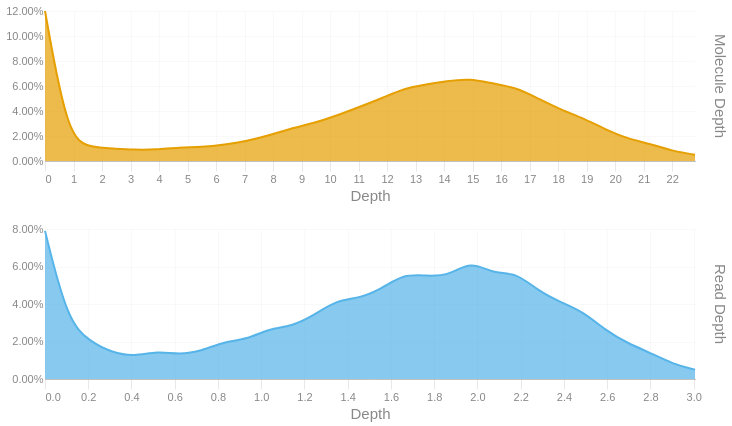

Write notebook code for a chart like this one.
### Code cell
readdep = depth_hist(tb['Read Depth'], q99, 3)
readdep = readdep.with_columns(pl.lit('Read Depth').alias('Metric'))
if not SKIPLR:
    moldep = depth_hist(tb['Molecule Depth'], mol_q99, 1)
    moldep = moldep.with_columns(pl.lit('Molecule Depth').alias('Metric'))
    _hist = pl.concat([readdep, moldep])
    _hist = _hist.filter(pl.col('Proportion') != 0)
    with SafeRender(_hist):
        (
            alt.Chart(_hist)        
            .mark_area(interpolate = "basis")
            .encode(
                x=alt.X('Bin:Q').scale(domainMin=0).axis(alt.Axis(title='Depth')),
                y = alt.Y('Proportion:Q', title = None).axis(format = '.2%'),
                color = alt.Color('Metric:N').legend(None),
                row = alt.Row("Metric:N").header(title = None, labelOrient = 'right'),
                tooltip = [
                    alt.Tooltip("Metric:N", title = "Metric"),
                    alt.Tooltip('Interval:N', title = "Depth Interval"),
                    alt.Tooltip('Proportion:Q', title = "% Alignments").format('.2%')
                ]
            )
            .resolve_scale(x='independent', y='independent')
            .properties(
                height = 150, width = 650,
                usermeta={'embedOptions': {'downloadFileName': f'{samplename}.depth.hist'}}
            )
        ).display()
else:
    readdep = readdep.filter(pl.col('Proportion') != 0)
    with SafeRender(readdep):
        (
            alt.Chart(readdep)        
            .mark_area(interpolate = "basis")
            .encode(
                x=alt.X('Bin:Q').scale(domainMin=0).axis(alt.Axis(title='Depth')),
                y = alt.Y('Proportion:Q', title = None).axis(format = '.2%'),
                tooltip = [
                    alt.Tooltip('Interval:N', title = "Depth Interval"),
                    alt.Tooltip('Proportion:Q', title = "% Alignments").format('.2%')
                ]
            )
            .properties(
                usermeta={'embedOptions': {'downloadFileName': f'{samplename}.depth.hist'}}
            )
        ).display()

### Figure 1 — Vega-Lite specification as saved in the notebook (floating-point values rounded to 4 significant figures)
{"width": 650, "height": 150, "config": {"title": {"anchor": "start", "dy": -15, "fontSize": 18, "color": "#888888", "subtitleColor": "#888888", "subtitleFontSize": 14}, "arc": {"fill": "#0072B2"}, "axis": {"domainColor": "#888888", "domainWidth": 0.5, "gridWidth": 0.2, "grid": false, "titleFontWeight": 400, "titleFontSize": 15, "labelFontSize": 11, "labelColor": "#888888", "tickColor": "#888888", "tickWidth": 0.2, "titleColor": "#888888"}, "axisBand": {"grid": false}, "axisX": {"grid": true, "tickSize": 10, "domainCap": "round"}, "axisY": {"domain": false, "grid": true, "tickSize": 0, "domainCap": "round"}, "background": "transparent", "header": {"labelFontSize": 15, "labelColor": "#888888", "titleFontSize": 15, "titleFontWeight": 600, "titleColor": "#888888"}, "legend": {"labelFont": "sans-serif", "labelFontSize": 12, "labelColor": "#888888", "symbolSize": 100, "symbolType": "circle", "titleFontSize": 12, "titlePadding": 10, "titleColor": "#888888", "title": null}, "range": {"category": ["#E69F00", "#56B4E9", "#009E73", "#F0E442", "#0072B2", "#D55E00", "#CC79A7", "#000000"], "diverging": ["#cfe8f3", "#a2d4ec", "#73bfe2", "#46abdb", "#1696d2", "#12719e"]}, "area": {"fill": "#0072B2", "fillOpacity": 0.7, "line": true, "strokeOpacity": 0.7}, "line": {"color": "#0072B2", "stroke": "#0072B2", "strokeWidth": 2}, "trail": {"color": "#0072B2", "stroke": "#0072B2", "strokeWidth": 0, "size": 1}, "point": {"filled": true, "fillOpacity": 1.0, "size": 95}, "text": {"color": "#888888", "fontSize": 11, "align": "right", "fontWeight": 400, "size": 11}, "bar": {"fill": "#0072B2", "stroke": null}, "view": {"stroke": null, "continuousWidth": 660, "continuousHeight": 400}}, "data": {"name": "data-59fff1a5a7e6b401a48c40595c035e88"}, "mark": {"type": "area", "interpolate": "basis"}, "encoding": {"color": {"field": "Metric", "legend": null, "type": "nominal"}, "row": {"field": "Metric", "header": {"title": null, "labelOrient": "right"}, "type": "nominal"}, "tooltip": [{"field": "Metric", "title": "Metric", "type": "nominal"}, {"field": "Interval", "title": "Depth Interval", "type": "nominal"}, {"field": "Proportion", "format": ".2%", "title": "% Alignments", "type": "quantitative"}], "x": {"axis": {"title": "Depth"}, "field": "Bin", "scale": {"domainMin": 0}, "type": "quantitative"}, "y": {"axis": {"format": ".2%"}, "field": "Proportion", "title": null, "type": "quantitative"}}, "resolve": {"scale": {"x": "independent", "y": "independent"}}, "usermeta": {"embedOptions": {"downloadFileName": "TF26LRJL0061_50B_H_10484332_23Y22YLT4_L7.depth.hist"}}, "$schema": "https://vega.github.io/schema/vega-lite/v6.4.1.json", "datasets": {"data-59fff1a5a7e6b401a48c40595c035e88": [{"Bin": 0.0, "Interval": "0.0-0.104", "Proportion": 0.079, "Metric": "Read Depth"}, {"Bin": 0.104, "Interval": "0.104-0.207", "Proportion": 0.031, "Metric": "Read Depth"}, {"Bin": 0.207, "Interval": "0.207-0.311", "Proportion": 0.02, "Metric": "Read Depth"}, {"Bin": 0.311, "Interval": "0.311-0.415", "Proportion": 0.014, "Metric": "Read Depth"}, {"Bin": 0.415, "Interval": "0.415-0.518", "Proportion": 0.012, "Metric": "Read Depth"}, {"Bin": 0.518, "Interval": "0.518-0.622", "Proportion": 0.015, "Metric": "Read Depth"}, {"Bin": 0.622, "Interval": "0.622-0.726", "Proportion": 0.013, "Metric": "Read Depth"}, {"Bin": 0.726, "Interval": "0.726-0.829", "Proportion": 0.015, "Metric": "Read Depth"}, {"Bin": 0.829, "Interval": "0.829-0.933", "Proportion": 0.02, "Metric": "Read Depth"}, {"Bin": 0.933, "Interval": "0.933-1.037", "Proportion": 0.021, "Metric": "Read Depth"}, {"Bin": 1.037, "Interval": "1.037-1.14", "Proportion": 0.027, "Metric": "Read Depth"}, {"Bin": 1.14, "Interval": "1.14-1.244", "Proportion": 0.028, "Metric": "Read Depth"}, {"Bin": 1.244, "Interval": "1.244-1.348", "Proportion": 0.034, "Metric": "Read Depth"}, {"Bin": 1.348, "Interval": "1.348-1.451", "Proportion": 0.042, "Metric": "Read Depth"}, {"Bin": 1.451, "Interval": "1.451-1.555", "Proportion": 0.043, "Metric": "Read Depth"}, {"Bin": 1.555, "Interval": "1.555-1.659", "Proportion": 0.048, "Metric": "Read Depth"}, {"Bin": 1.659, "Interval": "1.659-1.762", "Proportion": 0.056, "Metric": "Read Depth"}, {"Bin": 1.762, "Interval": "1.762-1.866", "Proportion": 0.055, "Metric": "Read Depth"}, {"Bin": 1.866, "Interval": "1.866-1.97", "Proportion": 0.055, "Metric": "Read Depth"}, {"Bin": 1.97, "Interval": "1.97-2.073", "Proportion": 0.063, "Metric": "Read Depth"}, {"Bin": 2.073, "Interval": "2.073-2.177", "Proportion": 0.056, "Metric": "Read Depth"}, {"Bin": 2.177, "Interval": "2.177-2.281", "Proportion": 0.057, "Metric": "Read Depth"}, {"Bin": 2.281, "Interval": "2.281-2.384", "Proportion": 0.047, "Metric": "Read Depth"}, {"Bin": 2.384, "Interval": "2.384-2.488", "Proportion": 0.041, "Metric": "Read Depth"}, {"Bin": 2.488, "Interval": "2.488-2.592", "Proportion": 0.036, "Metric": "Read Depth"}, {"Bin": 2.592, "Interval": "2.592-2.695", "Proportion": 0.026, "Metric": "Read Depth"}, {"Bin": 2.695, "Interval": "2.695-2.799", "Proportion": 0.019, "Metric": "Read Depth"}, {"Bin": 2.799, "Interval": "2.799-2.903", "Proportion": 0.014, "Metric": "Read Depth"}, {"Bin": 2.903, "Interval": "2.903-3.006", "Proportion": 0.008, "Metric": "Read Depth"}, {"Bin": 3.006, "Interval": "3.006-3.11", "Proportion": 0.005, "Metric": "Read Depth"}, {"Bin": 0.0, "Interval": "0.0-0.8", "Proportion": 0.12, "Metric": "Molecule Depth"}, {"Bin": 0.8, "Interval": "0.8-1.6", "Proportion": 0.018, "Metric": "Molecule Depth"}, {"Bin": 1.6, "Interval": "1.6-2.4", "Proportion": 0.011, "Metric": "Molecule Depth"}, {"Bin": 2.4, "Interval": "2.4-3.1", "Proportion": 0.01, "Metric": "Molecule Depth"}, {"Bin": 3.1, "Interval": "3.1-3.9", "Proportion": 0.009, "Metric": "Molecule Depth"}, {"Bin": 3.9, "Interval": "3.9-4.7", "Proportion": 0.009, "Metric": "Molecule Depth"}, {"Bin": 4.7, "Interval": "4.7-5.5", "Proportion": 0.011, "Metric": "Molecule Depth"}, {"Bin": 5.5, "Interval": "5.5-6.3", "Proportion": 0.011, "Metric": "Molecule Depth"}, {"Bin": 6.3, "Interval": "6.3-7.1", "Proportion": 0.013, "Metric": "Molecule Depth"}, {"Bin": 7.1, "Interval": "7.1-7.8", "Proportion": 0.016, "Metric": "Molecule Depth"}, {"Bin": 7.8, "Interval": "7.8-8.6", "Proportion": 0.02, "Metric": "Molecule Depth"}, {"Bin": 8.6, "Interval": "8.6-9.4", "Proportion": 0.026, "Metric": "Molecule Depth"}, {"Bin": 9.4, "Interval": "9.4-10.2", "Proportion": 0.03, "Metric": "Molecule Depth"}, {"Bin": 10.2, "Interval": "10.2-11.0", "Proportion": 0.036, "Metric": "Molecule Depth"}, {"Bin": 11.0, "Interval": "11.0-11.8", "Proportion": 0.043, "Metric": "Molecule Depth"}, {"Bin": 11.8, "Interval": "11.8-12.6", "Proportion": 0.05, "Metric": "Molecule Depth"}, {"Bin": 12.6, "Interval": "12.6-13.3", "Proportion": 0.058, "Metric": "Molecule Depth"}, {"Bin": 13.3, "Interval": "13.3-14.1", "Proportion": 0.061, "Metric": "Molecule Depth"}, {"Bin": 14.1, "Interval": "14.1-14.9", "Proportion": 0.064, "Metric": "Molecule Depth"}, {"Bin": 14.9, "Interval": "14.9-15.7", "Proportion": 0.066, "Metric": "Molecule Depth"}, {"Bin": 15.7, "Interval": "15.7-16.5", "Proportion": 0.062, "Metric": "Molecule Depth"}, {"Bin": 16.5, "Interval": "16.5-17.3", "Proportion": 0.059, "Metric": "Molecule Depth"}, {"Bin": 17.3, "Interval": "17.3-18.0", "Proportion": 0.05, "Metric": "Molecule Depth"}, {"Bin": 18.0, "Interval": "18.0-18.8", "Proportion": 0.042, "Metric": "Molecule Depth"}, {"Bin": 18.8, "Interval": "18.8-19.6", "Proportion": 0.035, "Metric": "Molecule Depth"}, {"Bin": 19.6, "Interval": "19.6-20.4", "Proportion": 0.026, "Metric": "Molecule Depth"}, {"Bin": 20.4, "Interval": "20.4-21.2", "Proportion": 0.018, "Metric": "Molecule Depth"}, {"Bin": 21.2, "Interval": "21.2-22.0", "Proportion": 0.014, "Metric": "Molecule Depth"}, {"Bin": 22.0, "Interval": "22.0-22.8", "Proportion": 0.008, "Metric": "Molecule Depth"}, {"Bin": 22.8, "Interval": "22.8-23.54", "Proportion": 0.005, "Metric": "Molecule Depth"}]}}
